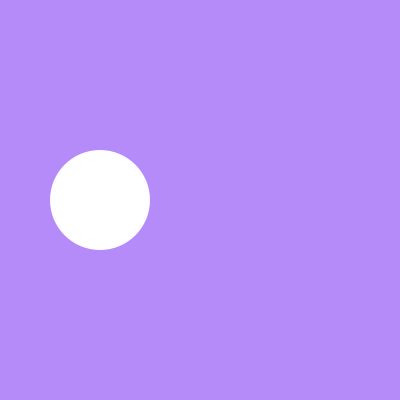
Frame 1 (no input)
Frame 60 (the mouse pressed at the canvas centre just before this capture): identical to frame 1, image omitted
Frame 120 (the mouse held since frame 60 and released just before this capture): identical to frame 1, image omitted

The Processing sketch that drew this single still picture (run headless with seeded random() and noise(); from frame 60 on, the mouse is pressed at the canvas centre):

// Processing sketch: SlipperyDot
// ── SlipperyDot.pde
int x = 100;
int y = 200;
int size = 100;
int distance;
int getDistance(int x1, int y1, int x2, int y2){
  return(int)Math.sqrt(x2*x2+y2*y2)-(int)Math.sqrt(x1*x1+y1*y1);
}
void setup(){
  size(400,400);
}
void draw(){
  background(181,139,250);
  noStroke();
  ellipse(x,y,size,size);
}

void mousePressed(){
  distance=getDistance(x, y, mouseX, mouseY);
 print(distance);
 if(distance>-0.5*size&&distance<0.5*size){
    x = (int)random(400) ;
    y = (int)random(400);
 }
}
